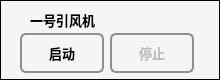
  <widget class="QFrame" name="frame_10">
   <property name="geometry">
    <rect>
     <x>912</x>
     <y>1024</y>
     <width>220</width>
     <height>80</height>
    </rect>
   </property>
   <property name="sizePolicy">
    <sizepolicy hsizetype="Fixed" vsizetype="Preferred">
     <horstretch>0</horstretch>
     <verstretch>0</verstretch>
    </sizepolicy>
   </property>
   <property name="minimumSize">
    <size>
     <width>220</width>
     <height>80</height>
    </size>
   </property>
   <property name="styleSheet">
    <string notr="true">background-color: rgb(245, 245, 245);</string>
   </property>
   <property name="frameShape">
    <enum>QFrame::Box</enum>
   </property>
   <property name="frameShadow">
    <enum>QFrame::Plain</enum>
   </property>
   <widget class="QLabel" name="label_33">
    <property name="geometry">
     <rect>
      <x>30</x>
      <y>10</y>
      <width>80</width>
      <height>20</height>
     </rect>
    </property>
    <property name="font">
     <font>
      <pointsize>10</pointsize>
      <weight>75</weight>
      <bold>true</bold>
     </font>
    </property>
    <property name="text">
     <string>一号引风机</string>
    </property>
   </widget>
   <widget class="QLabel" name="fan_one_state_label">
    <property name="geometry">
     <rect>
      <x>130</x>
      <y>10</y>
      <width>45</width>
      <height>20</height>
     </rect>
    </property>
    <property name="text">
     <string/>
    </property>
    <property name="alignment">
     <set>Qt::AlignCenter</set>
    </property>
   </widget>
   <widget class="QPushButton" name="startFanOneButton">
    <property name="geometry">
     <rect>
      <x>20</x>
      <y>33</y>
      <width>84</width>
      <height>40</height>
     </rect>
    </property>
    <property name="font">
     <font>
      <pointsize>10</pointsize>
      <weight>75</weight>
      <bold>true</bold>
     </font>
    </property>
    <property name="styleSheet">
     <string notr="true">QPushButton {
    border: 2px solid #8f8f91;
    border-radius: 6px;
    background-color: qlineargradient(x1: 0, y1: 0, x2: 0, y2: 1,
                                      stop: 0 #f6f7fa, stop: 1 #dadbde);
    min-width: 80px;
}

QPushButton:pressed {
    background-color: qlineargradient(x1: 0, y1: 0, x2: 0, y2: 1,
                                      stop: 0 #dadbde, stop: 1 #f6f7fa);
}

QPushButton:flat {
    border: none; /* no border for a flat push button */
}

QPushButton:default {
    border-color: navy; /* make the default button prominent */
}</string>
    </property>
    <property name="text">
     <string>启动</string>
    </property>
    <property name="flat">
     <bool>false</bool>
    </property>
   </widget>
   <widget class="QPushButton" name="stopFanOneButton">
    <property name="enabled">
     <bool>false</bool>
    </property>
    <property name="geometry">
     <rect>
      <x>110</x>
      <y>33</y>
      <width>84</width>
      <height>40</height>
     </rect>
    </property>
    <property name="font">
     <font>
      <pointsize>10</pointsize>
      <weight>75</weight>
      <bold>true</bold>
     </font>
    </property>
    <property name="styleSheet">
     <string notr="true">QPushButton {
    border: 2px solid #8f8f91;
    border-radius: 6px;
    background-color: qlineargradient(x1: 0, y1: 0, x2: 0, y2: 1,
                                      stop: 0 #f6f7fa, stop: 1 #dadbde);
    min-width: 80px;
}

QPushButton:pressed {
    background-color: qlineargradient(x1: 0, y1: 0, x2: 0, y2: 1,
                                      stop: 0 #dadbde, stop: 1 #f6f7fa);
}

QPushButton:flat {
    border: none; /* no border for a flat push button */
}

QPushButton:default {
    border-color: navy; /* make the default button prominent */
}</string>
    </property>
    <property name="text">
     <string>停止</string>
    </property>
    <property name="flat">
     <bool>false</bool>
    </property>
   </widget>
  </widget>
